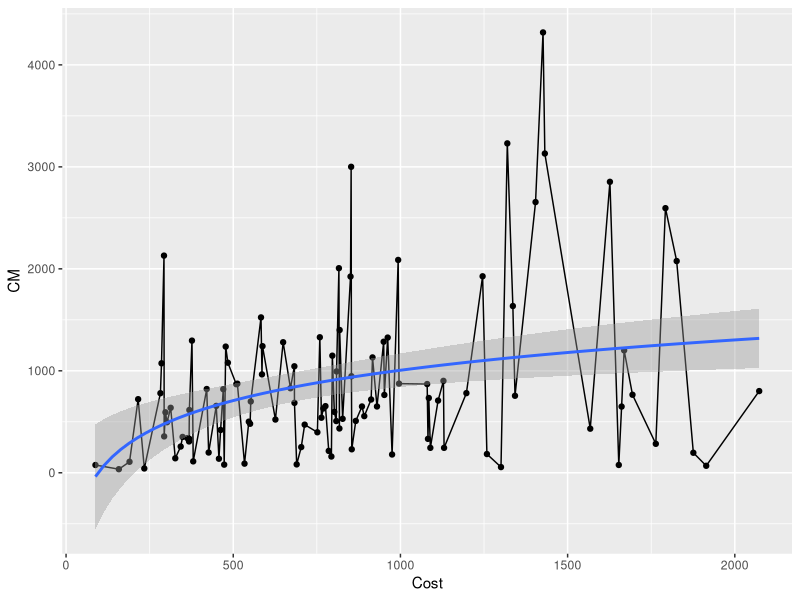
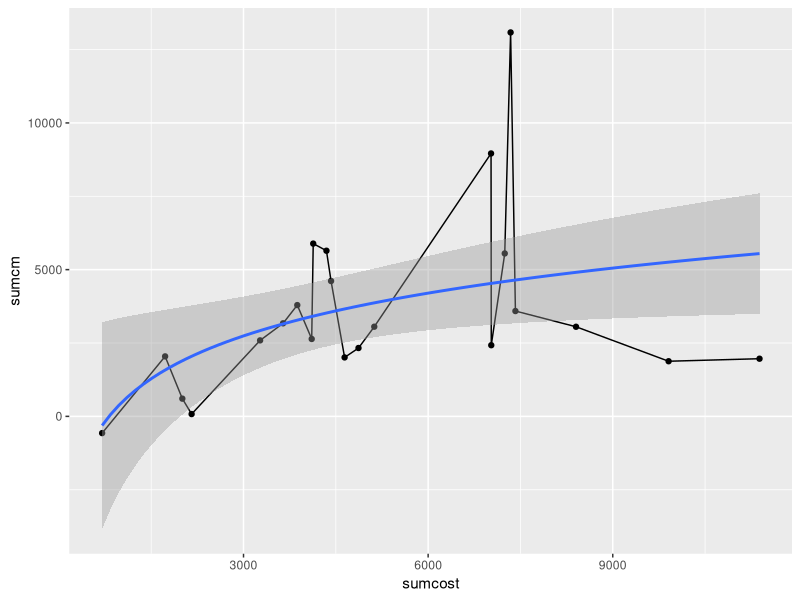

These charts were generated, in order, by the following R code:
library(readxl)
library(dplyr)
library(ggplot2)
library(lubridate)

# Read in data 

 refinancedata <- read_excel("refinancedata.xlsx", 
                                   col_types = c("date", "numeric", "numeric", 
                                                           "numeric", "numeric", "numeric", 
                                                           "numeric", "numeric", "numeric", 
                                                         "numeric"))
  

skimr::skim(refinancedata)

startdt <-'2019-10-01'
enddt<- '2020-02-29'

refinancedata$week<-lubridate::week(ymd(refinancedata$date))
refinancedata$month<-lubridate::month(ymd(refinancedata$date))

refin <-refinancedata %>% filter(CM > 0)%>%filter(date <= enddt & date >= startdt)%>%
arrange(Cost)%>%select(Cost,CM,week,month)

#Plot Cost against CM : all data ; daily

ggplot(refin, aes(x= Cost,y=CM)) + geom_line() + geom_point()  +geom_smooth(method="lm", formula = y~log(x))

refinAGG <-refinancedata %>%filter(date< enddt & date > startdt)%>%
arrange(Cost)%>%select(Cost,CM,Clicks,Leads,Revenue,week,month)%>%group_by(week)%>%summarize(sumcost=sum(Cost),sumcm=sum(CM),sumclick=sum(Clicks),
                                                                       
                                                                        sumRevenue=sum(Revenue),
                                                                        sumconv=sum(Leads),
                                                                        avgconv=mean(Leads),
                                                                        avgclicks=mean(Clicks),
                                                                        
                                                                        avgRev=mean(Revenue))%>% mutate(convrate=(sumconv/sumclick),revperconv=sumRevenue/sumconv)


#Plot Cost against CM : all data ; aggregated by week

ggplot(refinAGG, aes(x= sumcost,y=sumcm)) + geom_line() + geom_point() +geom_smooth(method="glm", formula = y~log(x))





